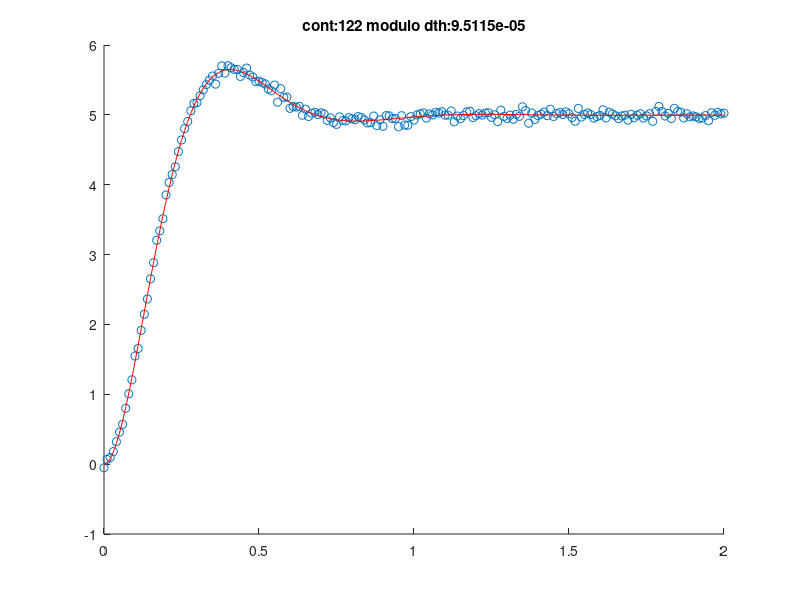

Reproduce this figure in MATLAB.
clc
clear
close all

clc
clear
close all
load('dados(1).mat');
t = 0:0.01:2;
x=t(:); %criando vetor de tempo
y=y(:);
n = 3; %grau da função
th = zeros((n*2)-1, 1) + 1j*zeros((n*2)-1, 1); %vetor de parametros
%chutes
th(1) = (rand()*0.5 - 0.25) + 1j*(rand()*0.5 - 0.25);%%th grau 3=[   5.6334;

for i = 1:n-1
    th(2*i) = (rand()*0.5 - 0.25) + 1j*(rand()*0.5 - 0.25);
    th((2*i)+1) = (rand()*0.5 - 0.25) + 1j*(rand()*0.5 - 0.25);
end
alfa = 0.1; %amortecimento
Dmax = 0.8; %valor de saturacao

%criando o modelo
ym = th(1);
for i=1:n-1
  ym = ym + th(2*i)*exp(th((2*i)+1).*x);
endfor

%figura para plotar
figure(1)
scatter(x,y);
hold on
h = plot(x,ym,'r');
crit = 1
cont=0
lambda = 1e-3;

while crit == 1
cont=cont+1
dy = y-ym; %erro dy

%criando o jacobiano
J = x.^0;
for i = 1:n-1
J = [J exp(th((2*i)+1).*x) x.*th(2*i).*exp(th((2*i)+1).*x)]; %derivadas das exponenciais
endfor

dth = inv(J'*J + lambda*eye(length(th)))*J'*dy;

%gerando os passos
dth = alfa*dth;

for j=1:length(dth) % para cada um dos elementos
  if (abs(dth(j)) > Dmax) % se o elemento for maior que o limite
  dth(j) = Dmax*dth(j)/abs(dth(j)) % satura o módulo do elemento
  end
end
th = th + dth; %novos thetas

%reconstroi o modelo
ym = th(1);
for i=1:n-1
  ym = ym + th(2*i)*exp(th((2*i)+1).*x);
endfor

%plotando em tempo real
set(h,'YData',real(ym))
title(['cont:',num2str(cont), ' modulo dth:', num2str(norm(dth))]);
drawnow;
%pause(0.02);

%criterios de parada
if norm(dth) < 1e-4 || isnan(dth(1));
  crit = 0;
endif
endwhile
